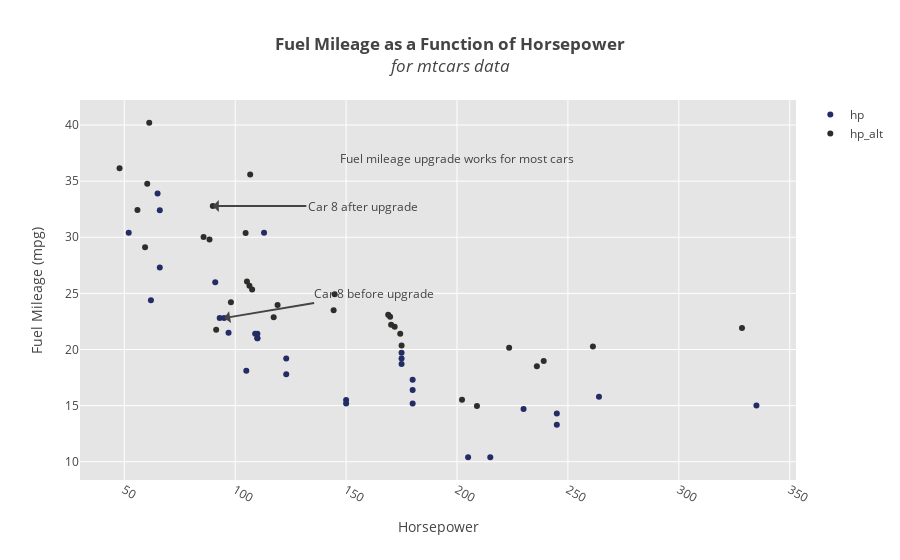

Notebook source saved alongside this figure:
### Markdown cell above
Now a list of x data and a list of y data can be used to plot both cases on the same graph:

### Code cell
# build graph args 
args['x_data'] = [x_data, x_data_treat]
args['y_data'] = [y_data, y_data_treat]
args['names'] = names
args['colors'] = colors
args['title'] = '<b>Fuel Mileage as a Function of Horsepower</b><br><i>for mtcars data</i>'
args['xlab'] = 'Horsepower'
args['ylab'] = 'Fuel Mileage (mpg)'

# set up callout text 
sl = y_data.join(y_data_treat)
sl['diff'] = sl.mpg_alt - sl.mpg
cid = (sl[(sl.mpg < sl.mpg_alt)]
         .sort_values(by=['diff'], ascending=False).index[0])

x1_loc = x_data.iloc[cid].values[0]
x2_loc = x_data_treat.iloc[cid].values[0]

y1_loc = y_data.iloc[cid].values[0]
y2_loc = y_data_treat.iloc[cid].values[0]

c1 = {'text':'Car %s before upgrade' % cid, 'x':x1_loc, 'y':y1_loc, 
      'showarrow':True, 'ax':150, 'ay':-25}

c2 = {'text':'Car %s after upgrade' % cid, 'x':x2_loc, 'y':y2_loc, 
      'showarrow':True, 'ax':150, 'ay':0}

text = 'Fuel mileage upgrade works for most cars'
args['annotations'] = [{'text':text, 'x':200, 'y':37, 'showarrow':False}, 
                       c1, c2]

# display plot
fig = scatterplot.create_graph(**args)

### Figure 1 — Plotly figure (JSON) as saved in the notebook; plotly's stock layout.template omitted (floating-point values rounded to 4 significant figures)
{"data": [{"marker": {"color": ["#232C65", "#232C65", "#232C65", "#232C65", "#232C65", "#232C65", "#232C65", "#232C65", "#232C65", "#232C65", "#232C65", "#232C65", "#232C65", "#232C65", "#232C65", "#232C65", "#232C65", "#232C65", "#232C65", "#232C65", "#232C65", "#232C65", "#232C65", "#232C65", "#232C65", "#232C65", "#232C65", "#232C65", "#232C65", "#232C65", "#232C65", "#232C65"]}, "mode": "markers", "name": "hp", "text": ["Before Treatment<br>Car ID 0.0<br># Cylinders: 6.0<br># Carbs: 4.0<br># Gears: 4.0<br>Weight: 2.62", "Before Treatment<br>Car ID 1.0<br># Cylinders: 6.0<br># Carbs: 4.0<br># Gears: 4.0<br>Weight: 2.875", "Before Treatment<br>Car ID 2.0<br># Cylinders: 4.0<br># Carbs: 1.0<br># Gears: 4.0<br>Weight: 2.32", "Before Treatment<br>Car ID 3.0<br># Cylinders: 6.0<br># Carbs: 1.0<br># Gears: 3.0<br>Weight: 3.215", "Before Treatment<br>Car ID 4.0<br># Cylinders: 8.0<br># Carbs: 2.0<br># Gears: 3.0<br>Weight: 3.44", "Before Treatment<br>Car ID 5.0<br># Cylinders: 6.0<br># Carbs: 1.0<br># Gears: 3.0<br>Weight: 3.46", "Before Treatment<br>Car ID 6.0<br># Cylinders: 8.0<br># Carbs: 4.0<br># Gears: 3.0<br>Weight: 3.57", "Before Treatment<br>Car ID 7.0<br># Cylinders: 4.0<br># Carbs: 2.0<br># Gears: 4.0<br>Weight: 3.19", "Before Treatment<br>Car ID 8.0<br># Cylinders: 4.0<br># Carbs: 2.0<br># Gears: 4.0<br>Weight: 3.15", "Before Treatment<br>Car ID 9.0<br># Cylinders: 6.0<br># Carbs: 4.0<br># Gears: 4.0<br>Weight: 3.44", "Before Treatment<br>Car ID 10.0<br># Cylinders: 6.0<br># Carbs: 4.0<br># Gears: 4.0<br>Weight: 3.44", "Before Treatment<br>Car ID 11.0<br># Cylinders: 8.0<br># Carbs: 3.0<br># Gears: 3.0<br>Weight: 4.07", "Before Treatment<br>Car ID 12.0<br># Cylinders: 8.0<br># Carbs: 3.0<br># Gears: 3.0<br>Weight: 3.73", "Before Treatment<br>Car ID 13.0<br># Cylinders: 8.0<br># Carbs: 3.0<br># Gears: 3.0<br>Weight: 3.78", "Before Treatment<br>Car ID 14.0<br># Cylinders: 8.0<br># Carbs: 4.0<br># Gears: 3.0<br>Weight: 5.25", "Before Treatment<br>Car ID 15.0<br># Cylinders: 8.0<br># Carbs: 4.0<br># Gears: 3.0<br>Weight: 5.4239999999999995", "Before Treatment<br>Car ID 16.0<br># Cylinders: 8.0<br># Carbs: 4.0<br># Gears: 3.0<br>Weight: 5.345", "Before Treatment<br>Car ID 17.0<br># Cylinders: 4.0<br># Carbs: 1.0<br># Gears: 4.0<br>Weight: 2.2", "Before Treatment<br>Car ID 18.0<br># Cylinders: 4.0<br># Carbs: 2.0<br># Gears: 4.0<br>Weight: 1.615", "Before Treatment<br>Car ID 19.0<br># Cylinders: 4.0<br># Carbs: 1.0<br># Gears: 4.0<br>Weight: 1.835", "Before Treatment<br>Car ID 20.0<br># Cylinders: 4.0<br># Carbs: 1.0<br># Gears: 3.0<br>Weight: 2.465", "Before Treatment<br>Car ID 21.0<br># Cylinders: 8.0<br># Carbs: 2.0<br># Gears: 3.0<br>Weight: 3.52", "Before Treatment<br>Car ID 22.0<br># Cylinders: 8.0<br># Carbs: 2.0<br># Gears: 3.0<br>Weight: 3.435", "Before Treatment<br>Car ID 23.0<br># Cylinders: 8.0<br># Carbs: 4.0<br># Gears: 3.0<br>Weight: 3.84", "Before Treatment<br>Car ID 24.0<br># Cylinders: 8.0<br># Carbs: 2.0<br># Gears: 3.0<br>Weight: 3.845", "Before Treatment<br>Car ID 25.0<br># Cylinders: 4.0<br># Carbs: 1.0<br># Gears: 4.0<br>Weight: 1.935", "Before Treatment<br>Car ID 26.0<br># Cylinders: 4.0<br># Carbs: 2.0<br># Gears: 5.0<br>Weight: 2.14", "Before Treatment<br>Car ID 27.0<br># Cylinders: 4.0<br># Carbs: 2.0<br># Gears: 5.0<br>Weight: 1.5130000000000001", "Before Treatment<br>Car ID 28.0<br># Cylinders: 8.0<br># Carbs: 4.0<br># Gears: 5.0<br>Weight: 3.17", "Before Treatment<br>Car ID 29.0<br># Cylinders: 6.0<br># Carbs: 6.0<br># Gears: 5.0<br>Weight: 2.77", "Before Treatment<br>Car ID 30.0<br># Cylinders: 8.0<br># Carbs: 8.0<br># Gears: 5.0<br>Weight: 3.57", "Before Treatment<br>Car ID 31.0<br># Cylinders: 4.0<br># Carbs: 2.0<br># Gears: 4.0<br>Weight: 2.78"], "type": "scatter", "uid": "c255e4d4-ec10-11e8-9c82-a0481cac4f9d", "x": [110, 110, 93, 110, 175, 105, 245, 62, 95, 123, 123, 180, 180, 180, 205, 215, 230, 66, 52, 65, 97, 150, 150, 245, 175, 66, 91, 113, 264, 175, 335, 109], "y": [21, 21, 22.8, 21.4, 18.7, 18.1, 14.3, 24.4, 22.8, 19.2, 17.8, 16.4, 17.3, 15.2, 10.4, 10.4, 14.7, 32.4, 30.4, 33.9, 21.5, 15.5, 15.2, 13.3, 19.2, 27.3, 26, 30.4, 15.8, 19.7, 15, 21.4]}, {"marker": {"color": ["#2D2D2A", "#2D2D2A", "#2D2D2A", "#2D2D2A", "#2D2D2A", "#2D2D2A", "#2D2D2A", "#2D2D2A", "#2D2D2A", "#2D2D2A", "#2D2D2A", "#2D2D2A", "#2D2D2A", "#2D2D2A", "#2D2D2A", "#2D2D2A", "#2D2D2A", "#2D2D2A", "#2D2D2A", "#2D2D2A", "#2D2D2A", "#2D2D2A", "#2D2D2A", "#2D2D2A", "#2D2D2A", "#2D2D2A", "#2D2D2A", "#2D2D2A", "#2D2D2A", "#2D2D2A", "#2D2D2A", "#2D2D2A"]}, "mode": "markers", "name": "hp_alt", "text": ["After Treatment<br>Car ID 0.0<br># Cylinders: 6.0<br># Carbs: 4.0<br># Gears: 4.0<br>Weight: 2.62", "After Treatment<br>Car ID 1.0<br># Cylinders: 6.0<br># Carbs: 4.0<br># Gears: 4.0<br>Weight: 2.875", "After Treatment<br>Car ID 2.0<br># Cylinders: 4.0<br># Carbs: 1.0<br># Gears: 4.0<br>Weight: 2.32", "After Treatment<br>Car ID 3.0<br># Cylinders: 6.0<br># Carbs: 1.0<br># Gears: 3.0<br>Weight: 3.215", "After Treatment<br>Car ID 4.0<br># Cylinders: 8.0<br># Carbs: 2.0<br># Gears: 3.0<br>Weight: 3.44", "After Treatment<br>Car ID 5.0<br># Cylinders: 6.0<br># Carbs: 1.0<br># Gears: 3.0<br>Weight: 3.46", "After Treatment<br>Car ID 6.0<br># Cylinders: 8.0<br># Carbs: 4.0<br># Gears: 3.0<br>Weight: 3.57", "After Treatment<br>Car ID 7.0<br># Cylinders: 4.0<br># Carbs: 2.0<br># Gears: 4.0<br>Weight: 3.19", "After Treatment<br>Car ID 8.0<br># Cylinders: 4.0<br># Carbs: 2.0<br># Gears: 4.0<br>Weight: 3.15", "After Treatment<br>Car ID 9.0<br># Cylinders: 6.0<br># Carbs: 4.0<br># Gears: 4.0<br>Weight: 3.44", "After Treatment<br>Car ID 10.0<br># Cylinders: 6.0<br># Carbs: 4.0<br># Gears: 4.0<br>Weight: 3.44", "After Treatment<br>Car ID 11.0<br># Cylinders: 8.0<br># Carbs: 3.0<br># Gears: 3.0<br>Weight: 4.07", "After Treatment<br>Car ID 12.0<br># Cylinders: 8.0<br># Carbs: 3.0<br># Gears: 3.0<br>Weight: 3.73", "After Treatment<br>Car ID 13.0<br># Cylinders: 8.0<br># Carbs: 3.0<br># Gears: 3.0<br>Weight: 3.78", "After Treatment<br>Car ID 14.0<br># Cylinders: 8.0<br># Carbs: 4.0<br># Gears: 3.0<br>Weight: 5.25", "After Treatment<br>Car ID 15.0<br># Cylinders: 8.0<br># Carbs: 4.0<br># Gears: 3.0<br>Weight: 5.4239999999999995", "After Treatment<br>Car ID 16.0<br># Cylinders: 8.0<br># Carbs: 4.0<br># Gears: 3.0<br>Weight: 5.345", "After Treatment<br>Car ID 17.0<br># Cylinders: 4.0<br># Carbs: 1.0<br># Gears: 4.0<br>Weight: 2.2", "After Treatment<br>Car ID 18.0<br># Cylinders: 4.0<br># Carbs: 2.0<br># Gears: 4.0<br>Weight: 1.615", "After Treatment<br>Car ID 19.0<br># Cylinders: 4.0<br># Carbs: 1.0<br># Gears: 4.0<br>Weight: 1.835", "After Treatment<br>Car ID 20.0<br># Cylinders: 4.0<br># Carbs: 1.0<br># Gears: 3.0<br>Weight: 2.465", "After Treatment<br>Car ID 21.0<br># Cylinders: 8.0<br># Carbs: 2.0<br># Gears: 3.0<br>Weight: 3.52", "After Treatment<br>Car ID 22.0<br># Cylinders: 8.0<br># Carbs: 2.0<br># Gears: 3.0<br>Weight: 3.435", "After Treatment<br>Car ID 23.0<br># Cylinders: 8.0<br># Carbs: 4.0<br># Gears: 3.0<br>Weight: 3.84", "After Treatment<br>Car ID 24.0<br># Cylinders: 8.0<br># Carbs: 2.0<br># Gears: 3.0<br>Weight: 3.845", "After Treatment<br>Car ID 25.0<br># Cylinders: 4.0<br># Carbs: 1.0<br># Gears: 4.0<br>Weight: 1.935", "After Treatment<br>Car ID 26.0<br># Cylinders: 4.0<br># Carbs: 2.0<br># Gears: 5.0<br>Weight: 2.14", "After Treatment<br>Car ID 27.0<br># Cylinders: 4.0<br># Carbs: 2.0<br># Gears: 5.0<br>Weight: 1.5130000000000001", "After Treatment<br>Car ID 28.0<br># Cylinders: 8.0<br># Carbs: 4.0<br># Gears: 5.0<br>Weight: 3.17", "After Treatment<br>Car ID 29.0<br># Cylinders: 6.0<br># Carbs: 6.0<br># Gears: 5.0<br>Weight: 2.77", "After Treatment<br>Car ID 30.0<br># Cylinders: 8.0<br># Carbs: 8.0<br># Gears: 5.0<br>Weight: 3.57", "After Treatment<br>Car ID 31.0<br># Cylinders: 4.0<br># Carbs: 2.0<br># Gears: 4.0<br>Weight: 2.78"], "type": "scatter", "uid": "c255e4d5-ec10-11e8-8482-a0481cac4f9d", "x": [107.6, 106.4, 88.42, 105.3, 169.8, 98.07, 236.0, 59.36, 89.91, 119.1, 117.3, 175.0, 174.4, 171.9, 202.3, 209.0, 223.5, 60.34, 47.86, 61.24, 91.42, 144.4, 144.8, 239.1, 169.0, 55.93, 85.74, 106.8, 261.3, 170.3, 328.5, 104.7], "y": [25.34, 25.67, 29.81, 26.06, 22.91, 24.22, 18.5, 29.11, 32.78, 23.96, 22.86, 20.35, 21.4, 22.04, 15.52, 14.97, 20.16, 34.78, 36.15, 40.2, 21.77, 23.49, 24.93, 18.97, 23.09, 32.44, 30.02, 35.6, 20.26, 22.22, 21.91, 30.37]}], "layout": {"annotations": [{"showarrow": false, "text": "Fuel mileage upgrade works for most cars", "x": 200, "y": 37}, {"ax": 150, "ay": -25, "showarrow": true, "text": "Car 8 before upgrade", "x": 95, "y": 22.8}, {"ax": 150, "ay": 0, "showarrow": true, "text": "Car 8 after upgrade", "x": 89.91, "y": 32.78}], "hovermode": "closest", "plot_bgcolor": "rgb(229, 229, 229)", "title": "<b>Fuel Mileage as a Function of Horsepower</b><br><i>for mtcars data</i>", "xaxis": {"gridcolor": "rgb(255,255,255)", "tickangle": 30, "title": "Horsepower", "zerolinecolor": "rgb(255,255,255)"}, "yaxis": {"gridcolor": "rgb(255,255,255)", "title": "Fuel Mileage (mpg)", "zerolinecolor": "rgb(255,255,255)"}}}
